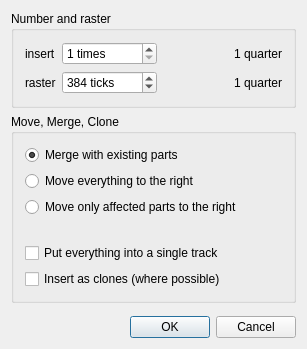
<?xml version="1.0" encoding="UTF-8"?>
<ui version="4.0">
 <class>PasteDialogBase</class>
 <widget class="QDialog" name="PasteDialogBase">
  <property name="geometry">
   <rect>
    <x>0</x>
    <y>0</y>
    <width>307</width>
    <height>349</height>
   </rect>
  </property>
  <property name="windowTitle">
   <string>MusE: Paste Parts</string>
  </property>
  <layout class="QVBoxLayout" name="verticalLayout_2">
   <property name="spacing">
    <number>6</number>
   </property>
   <property name="margin">
    <number>11</number>
   </property>
   <item>
    <widget class="QGroupBox" name="rangeBox">
     <property name="title">
      <string>Number and raster</string>
     </property>
     <layout class="QHBoxLayout" name="horizontalLayout_2">
      <item>
       <layout class="QGridLayout" name="gridLayout_2">
        <item row="0" column="0">
         <widget class="QLabel" name="label">
          <property name="text">
           <string>insert</string>
          </property>
         </widget>
        </item>
        <item row="0" column="1">
         <widget class="QSpinBox" name="n_spinbox">
          <property name="suffix">
           <string> times</string>
          </property>
          <property name="prefix">
           <string/>
          </property>
          <property name="minimum">
           <number>1</number>
          </property>
         </widget>
        </item>
        <item row="1" column="0">
         <widget class="QLabel" name="label_3">
          <property name="text">
           <string>raster</string>
          </property>
         </widget>
        </item>
        <item row="1" column="1">
         <widget class="QSpinBox" name="raster_spinbox">
          <property name="suffix">
           <string> ticks</string>
          </property>
          <property name="minimum">
           <number>0</number>
          </property>
          <property name="maximum">
           <number>999999</number>
          </property>
          <property name="singleStep">
           <number>384</number>
          </property>
          <property name="value">
           <number>384</number>
          </property>
         </widget>
        </item>
        <item row="0" column="3">
         <widget class="QLabel" name="insert_quarters">
          <property name="text">
           <string notr="true">1 quarter</string>
          </property>
         </widget>
        </item>
        <item row="1" column="3">
         <widget class="QLabel" name="raster_quarters">
          <property name="text">
           <string notr="true">1 quarter</string>
          </property>
         </widget>
        </item>
        <item row="0" column="2">
         <spacer name="horizontalSpacer_2">
          <property name="orientation">
           <enum>Qt::Horizontal</enum>
          </property>
          <property name="sizeHint" stdset="0">
           <size>
            <width>0</width>
            <height>20</height>
           </size>
          </property>
         </spacer>
        </item>
        <item row="1" column="2">
         <spacer name="horizontalSpacer_3">
          <property name="orientation">
           <enum>Qt::Horizontal</enum>
          </property>
          <property name="sizeHint" stdset="0">
           <size>
            <width>0</width>
            <height>20</height>
           </size>
          </property>
         </spacer>
        </item>
       </layout>
      </item>
     </layout>
    </widget>
   </item>
   <item>
    <widget class="QGroupBox" name="groupBox_2">
     <property name="title">
      <string>Move, Merge, Clone</string>
     </property>
     <property name="flat">
      <bool>false</bool>
     </property>
     <property name="checkable">
      <bool>false</bool>
     </property>
     <layout class="QGridLayout" name="gridLayout">
      <property name="margin">
       <number>11</number>
      </property>
      <property name="spacing">
       <number>6</number>
      </property>
      <item row="2" column="0">
       <widget class="QRadioButton" name="move_all_button">
        <property name="text">
         <string>Move everything to the right</string>
        </property>
       </widget>
      </item>
      <item row="3" column="0">
       <widget class="QRadioButton" name="move_some_button">
        <property name="text">
         <string>Move only affected parts to the right</string>
        </property>
       </widget>
      </item>
      <item row="5" column="0">
       <spacer name="horizontalSpacer">
        <property name="orientation">
         <enum>Qt::Horizontal</enum>
        </property>
        <property name="sizeHint" stdset="0">
         <size>
          <width>40</width>
          <height>20</height>
         </size>
        </property>
       </spacer>
      </item>
      <item row="6" column="0">
       <widget class="QCheckBox" name="all_in_one_track_checkbox">
        <property name="text">
         <string>Put everything into a single track</string>
        </property>
       </widget>
      </item>
      <item row="1" column="0">
       <widget class="QRadioButton" name="merge_button">
        <property name="text">
         <string>Merge with existing parts</string>
        </property>
        <property name="checkable">
         <bool>true</bool>
        </property>
        <property name="checked">
         <bool>true</bool>
        </property>
       </widget>
      </item>
      <item row="7" column="0">
       <widget class="QCheckBox" name="clone_checkbox">
        <property name="text">
         <string>Insert as clones (where possible)</string>
        </property>
       </widget>
      </item>
     </layout>
    </widget>
   </item>
   <item>
    <spacer name="verticalSpacer">
     <property name="orientation">
      <enum>Qt::Vertical</enum>
     </property>
     <property name="sizeHint" stdset="0">
      <size>
       <width>20</width>
       <height>40</height>
      </size>
     </property>
    </spacer>
   </item>
   <item>
    <layout class="QHBoxLayout" name="horizontalLayout">
     <property name="spacing">
      <number>6</number>
     </property>
     <item>
      <spacer name="Spacer1">
       <property name="orientation">
        <enum>Qt::Horizontal</enum>
       </property>
       <property name="sizeType">
        <enum>QSizePolicy::Expanding</enum>
       </property>
       <property name="sizeHint" stdset="0">
        <size>
         <width>20</width>
         <height>20</height>
        </size>
       </property>
      </spacer>
     </item>
     <item>
      <widget class="QPushButton" name="okButton">
       <property name="text">
        <string>OK</string>
       </property>
       <property name="autoDefault">
        <bool>false</bool>
       </property>
       <property name="default">
        <bool>true</bool>
       </property>
      </widget>
     </item>
     <item>
      <widget class="QPushButton" name="cancelButton">
       <property name="text">
        <string>Cancel</string>
       </property>
      </widget>
     </item>
    </layout>
   </item>
  </layout>
 </widget>
 <layoutdefault spacing="6" margin="11"/>
 <resources/>
 <connections>
  <connection>
   <sender>okButton</sender>
   <signal>clicked()</signal>
   <receiver>PasteDialogBase</receiver>
   <slot>accept()</slot>
   <hints>
    <hint type="sourcelabel">
     <x>20</x>
     <y>20</y>
    </hint>
    <hint type="destinationlabel">
     <x>20</x>
     <y>20</y>
    </hint>
   </hints>
  </connection>
  <connection>
   <sender>cancelButton</sender>
   <signal>clicked()</signal>
   <receiver>PasteDialogBase</receiver>
   <slot>reject()</slot>
   <hints>
    <hint type="sourcelabel">
     <x>20</x>
     <y>20</y>
    </hint>
    <hint type="destinationlabel">
     <x>20</x>
     <y>20</y>
    </hint>
   </hints>
  </connection>
 </connections>
</ui>
